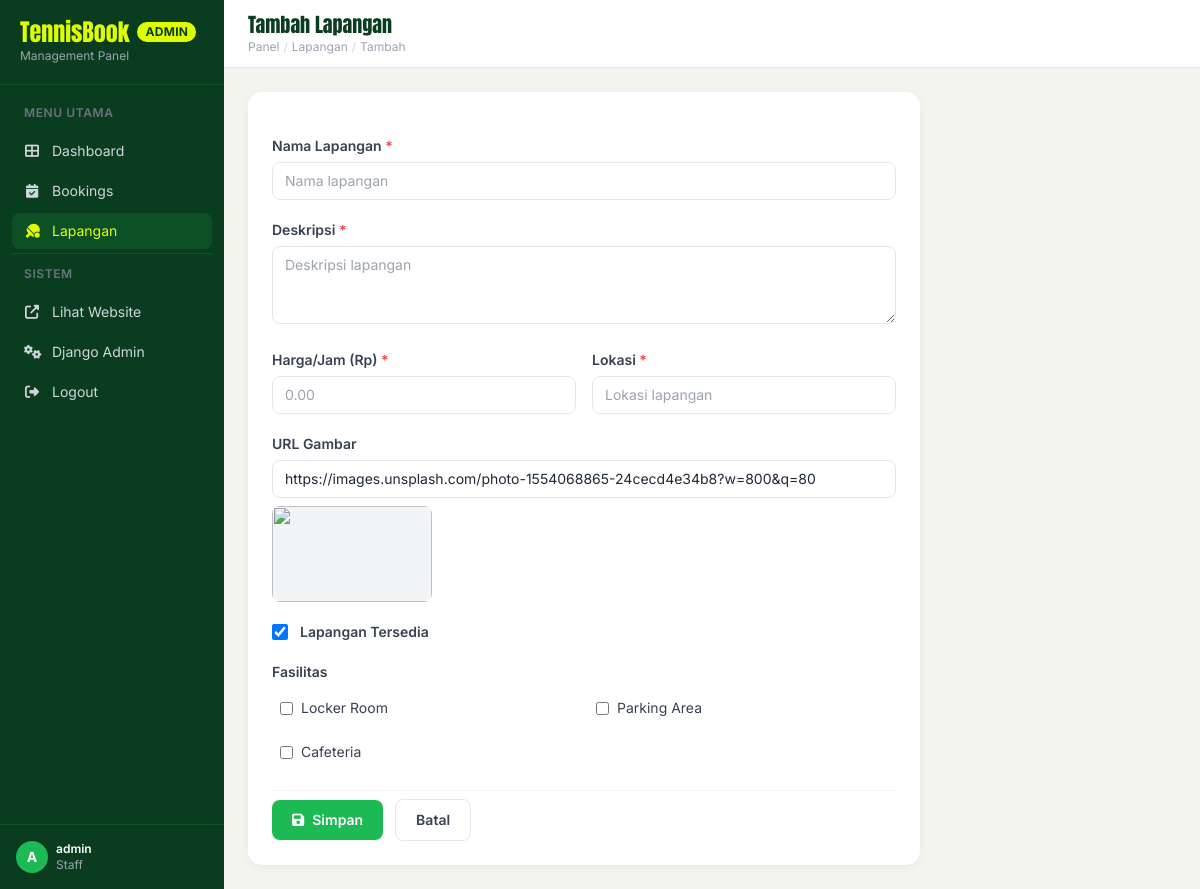
Screenshot of /panel/courts/add/ (signed in) with the database file from the repository.
### booking/models.py (models this page shows)
class Facility(models.Model):
    name = models.CharField(max_length=100)
    description = models.TextField(blank=True)
    def __str__(self):
        return self.name
    class Meta:
        verbose_name_plural = "Facilities"

### booking/views.py (the view)
# urls.py: path('panel/courts/add/', views.admin_court_add, name='admin_court_add'),
@login_required(login_url='/login/')
@staff_required
def admin_court_add(request):
    if request.method == 'POST':
        form = CourtForm(request.POST)
        if form.is_valid():
            form.save()
            messages.success(request, 'Lapangan baru berhasil ditambahkan.')
            return redirect('admin_court_list')
        else:
            messages.error(request, 'Terdapat kesalahan pada form.')
    else:
        form = CourtForm()
    return render(request, 'custom_admin/court_form.html', {'form': form, 'action': 'Tambah'})

### booking/forms.py
class CourtForm(forms.ModelForm):
    class Meta:
        model = Court
        fields = ['name', 'description', 'price_per_hour', 'location', 'is_available', 'image_url', 'facilities']
        widgets = {
            'name': forms.TextInput(attrs={'class': ADMIN_INPUT_CLASS, 'placeholder': 'Nama lapangan'}),
            'description': forms.Textarea(attrs={'class': ADMIN_INPUT_CLASS, 'rows': 3, 'placeholder': 'Deskripsi lapangan'}),
            'price_per_hour': forms.NumberInput(attrs={'class': ADMIN_INPUT_CLASS, 'placeholder': '0.00', 'step': '0.01'}),
            'location': forms.TextInput(attrs={'class': ADMIN_INPUT_CLASS, 'placeholder': 'Lokasi lapangan'}),
            'image_url': forms.URLInput(attrs={'class': ADMIN_INPUT_CLASS, 'placeholder': 'https://...'}),
            'facilities': forms.CheckboxSelectMultiple(),
            'is_available': forms.CheckboxInput(attrs={'class': 'w-4 h-4 rounded border-gray-300 text-green-600 focus:ring-green-500'}),
        }

### booking/views.py (called while the page is built)
def is_staff(user):
    return user.is_staff

### booking/templates/custom_admin/court_form.html (shortened to what this page needs)
{% extends "custom_admin/base.html" %}
{% block page_title %}{{ action }} Lapangan{% endblock %}
{% block breadcrumb %}
  <span class="text-gray-300">/</span>
  <a href="{% url 'admin_court_list' %}" class="hover:text-brand">Lapangan</a>
  <span class="text-gray-300">/</span>
  <span>{{ action }}</span>
{% endblock %}
{% block content %}
<div class="max-w-2xl">
  <form method="post" class="card p-6 space-y-5">
    <div>
      <label class="block text-sm font-semibold text-gray-700 mb-1.5">Nama Lapangan <span class="text-red-500">*</span></label>
      {{ form.name }}
    </div>
    <div>
      <label class="block text-sm font-semibold text-gray-700 mb-1.5">Deskripsi <span class="text-red-500">*</span></label>
      {{ form.description }}
    </div>
    <div class="grid grid-cols-2 gap-4">
      <div>
        <label class="block text-sm font-semibold text-gray-700 mb-1.5">Harga/Jam (Rp) <span class="text-red-500">*</span></label>
        {{ form.price_per_hour }}
      </div>
      <div>
        <label class="block text-sm font-semibold text-gray-700 mb-1.5">Lokasi <span class="text-red-500">*</span></label>
        {{ form.location }}
      </div>
    </div>
    <div>
      <label class="block text-sm font-semibold text-gray-700 mb-1.5">URL Gambar</label>
      {{ form.image_url }}
      {% if form.image_url.value %}
      <div class="mt-2 h-24 w-40 rounded-lg overflow-hidden bg-gray-100">
        <img id="img-preview" src="{{ form.image_url.value }}" alt="" class="w-full h-full object-cover">
      </div>
      {% else %}
      <div class="mt-2 h-24 w-40 rounded-lg overflow-hidden bg-gray-100 hidden" id="img-preview-wrap">
        <img id="img-preview" src="" alt="" class="w-full h-full object-cover">
      </div>
      {% endif %}
    </div>
    <div class="flex items-center gap-3">
      {{ form.is_available }}
      <label class="text-sm font-semibold text-gray-700" for="{{ form.is_available.id_for_label }}">Lapangan Tersedia</label>
    </div>
    <div>
      <label class="block text-sm font-semibold text-gray-700 mb-2">Fasilitas</label>
      <div class="grid grid-cols-2 gap-2">
        {% for checkbox in form.facilities %}
        <label class="flex items-center gap-2 text-sm text-gray-700 cursor-pointer p-2 rounded-lg hover:bg-gray-50">
          {{ checkbox.tag }}
          {{ checkbox.choice_label }}
        </label>
        {% endfor %}
      </div>
    </div>
    <div class="flex items-center gap-3 pt-2 border-t border-gray-100">
      <button type="submit" class="btn-primary px-5 py-2.5 rounded-lg text-sm font-semibold flex items-center gap-2">
        <i class="fas fa-save"></i> Simpan
      </button>
      <a href="{% url 'admin_court_list' %}" class="btn-secondary px-5 py-2.5 rounded-lg text-sm font-semibold">Batal</a>
    </div>
  </form>
</div>
{% endblock %}

### booking/templates/custom_admin/base.html (shortened to what this page needs)
<!DOCTYPE html>
<html lang="id">
<head>
  <script src="https://cdn.tailwindcss.com"></script>
  <link rel="stylesheet" href="https://cdnjs.cloudflare.com/ajax/libs/font-awesome/6.4.0/css/all.min.css"/>
</head>
<body class="min-h-screen flex">
  <aside class="w-56 min-h-screen bg-forest-900 flex-shrink-0 flex flex-col" id="sidebar">
    <div class="p-5 border-b border-forest-800">
      <a href="{% url 'custom_admin_dashboard' %}" class="flex items-center gap-2">
        <span class="font-display text-lime text-2xl leading-none">TennisBook</span>
        <span class="text-xs bg-lime text-forest-900 px-2 py-0.5 rounded-full font-bold tracking-wide">ADMIN</span>
      </a>
      <p class="text-gray-400 text-xs mt-1">Management Panel</p>
    </div>
    <nav class="flex-1 p-3 space-y-1 overflow-y-auto">
      <p class="text-gray-500 text-xs font-semibold uppercase tracking-wider px-3 py-2">Menu Utama</p>
      <a href="{% url 'custom_admin_dashboard' %}"
         class="sidebar-link {% if request.resolver_match.url_name == 'custom_admin_dashboard' %}active{% endif %} flex items-center gap-3 px-3 py-2 rounded-lg text-gray-300 text-sm">
        <i class="fas fa-th-large w-4 text-center"></i> Dashboard
      </a>
      <a href="{% url 'admin_booking_list' %}"
         class="sidebar-link {% if 'booking' in request.resolver_match.url_name %}active{% endif %} flex items-center gap-3 px-3 py-2 rounded-lg text-gray-300 text-sm">
        <i class="fas fa-calendar-check w-4 text-center"></i> Bookings
      </a>
      <a href="{% url 'admin_court_list' %}"
         class="sidebar-link {% if 'court' in request.resolver_match.url_name %}active{% endif %} flex items-center gap-3 px-3 py-2 rounded-lg text-gray-300 text-sm">
        <i class="fas fa-table-tennis w-4 text-center"></i> Lapangan
      </a>
      <div class="border-t border-forest-800 my-2"></div>
      <p class="text-gray-500 text-xs font-semibold uppercase tracking-wider px-3 py-2">Sistem</p>
      <a href="{% url 'home' %}" target="_blank"
         class="sidebar-link flex items-center gap-3 px-3 py-2 rounded-lg text-gray-300 text-sm">
        <i class="fas fa-external-link-alt w-4 text-center"></i> Lihat Website
      </a>
      <a href="/admin/"
         class="sidebar-link flex items-center gap-3 px-3 py-2 rounded-lg text-gray-300 text-sm">
        <i class="fas fa-cogs w-4 text-center"></i> Django Admin
      </a>
      <a href="{% url 'user_logout' %}"
         class="sidebar-link flex items-center gap-3 px-3 py-2 rounded-lg text-gray-300 text-sm">
        <i class="fas fa-sign-out-alt w-4 text-center"></i> Logout
      </a>
    </nav>
    <div class="p-4 border-t border-forest-800">
      <div class="flex items-center gap-2">
        <div class="w-8 h-8 rounded-full bg-brand flex items-center justify-center text-white font-bold text-sm flex-shrink-0">
          {{ request.user.username|slice:":1"|upper }}
        </div>
        <div class="min-w-0">
          <p class="text-white text-xs font-semibold truncate">{{ request.user.username }}</p>
          <p class="text-gray-400 text-xs">Staff</p>
        </div>
      </div>
    </div>
  </aside>
  <main class="flex-1 flex flex-col min-w-0 overflow-hidden">
    <header class="bg-white border-b border-gray-200 px-6 py-3 flex items-center justify-between flex-shrink-0">
      <div>
        <h1 class="font-display text-forest-900 text-xl leading-tight">{% block page_title %}Dashboard{% endblock %}</h1>
        <nav class="text-xs text-gray-400 mt-0.5 flex items-center gap-1">
          <a href="{% url 'custom_admin_dashboard' %}" class="hover:text-brand">Panel</a>
          {% block breadcrumb %}{% endblock %}
        </nav>
      </div>
    </header>
    <div class="flex-1 overflow-y-auto p-6">
      {% block content %}{% endblock %}
    </div>
  </main>
</body>
</html>

### booking/templates/custom_admin/base.html (style rules this page uses)
body { font-family: 'Inter', sans-serif; background: #F5F5F0; }
.sidebar-link { transition: all 0.15s ease; }
.sidebar-link:hover, .sidebar-link.active { background: rgba(29,185,84,0.15); color: #DFFF00; }
.btn-primary { background:#1DB954; color:#fff; transition: background 0.15s; }
.btn-secondary { background:#fff; color:#374151; border:1px solid #e5e7eb; transition: all 0.15s; }
.card { background:#fff; border-radius:14px; box-shadow:0 2px 12px rgba(0,0,0,0.06); }

### rows the page displays
Facility: choice_label "Locker Room"
Facility: choice_label "Parking Area"
Facility: choice_label "Cafeteria"

### other values shown
{{ request.user.username|slice:":1"|upper }} "A"
{{ request.user.username }} "admin"
{{ action }} "Tambah"
